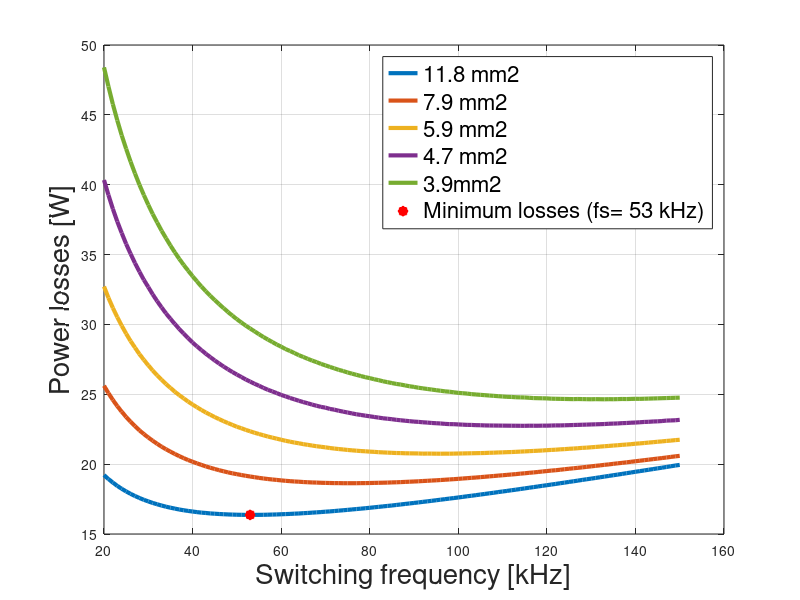

The MATLAB source for this figure:
%% --------------------------
% Script used to find the optimal switching frequency.
% It takes inputted values from the inductor design algorithm. It also calculated the mosfet and diode losses.
% The average losses (inductor + mosfet + diode) for the range 20%-70% operation are plotted to find the switching combination
% of frequency and cable size in the inductor in which minimises the losses. 
% ---------------------------

%% Common constans
Vd=230*0.9;
V0=385;

D=1-(Vd/V0); %Duty cycle
I_D_avg_10=10; %average load current
I_D_avg_7=7; %average load current
I_D_avg_6=6; %average load current
I_D_avg_5=5; %average load current
I_D_avg_4=4; %average load current
I_D_avg_3=3; %average load current
I_D_avg_2=2; %average load current

total_mos_diode_losses_10=zeros(131,1);
total_s_loss_mos_di_10=zeros(131,1);

total_mos_diode_losses_7=zeros(131,1);
total_s_loss_mos_di_7=zeros(131,1);

total_mos_diode_losses_6=zeros(131,1);
total_s_loss_mos_di_6=zeros(131,1);

total_mos_diode_losses_5=zeros(131,1);
total_s_loss_mos_di_5=zeros(131,1);

total_mos_diode_losses_4=zeros(131,1);
total_s_loss_mos_di_4=zeros(131,1);

total_mos_diode_losses_3=zeros(131,1);
total_s_loss_mos_di_3=zeros(131,1);

total_mos_diode_losses_2=zeros(131,1);
total_s_loss_mos_di_2=zeros(131,1);

counter=1;

 %For 10A 
 E_sl_mosfet_sic_10=62.742+61.219;
 E_sl_diode_sic_10=-6.531+7.4021;
 
 %For 7A 
 E_sl_mosfet_sic_7=33.668+43.59;
 E_sl_diode_sic_7=-7.3708+7.7226;
 
 %For 6A 
 E_sl_mosfet_sic_6=25.42+36.48;
 E_sl_diode_sic_6=-7.3893+7.7711;
 
 %For 5A 
 E_sl_mosfet_sic_5=19.203+31.37;
 E_sl_diode_sic_5=-7.4823+7.8823;
 
 %For 4A 
 E_sl_mosfet_sic_4=14.94+27.418;
 E_sl_diode_sic_4=-7.6926+7.8167;
 
 %For 3A 
 E_sl_mosfet_sic_3=12.345+22.843;
 E_sl_diode_sic_3=-7.7165+8.0197;
 
 %For 2A 
 E_sl_mosfet_sic_2=11.48+19.36;
 E_sl_diode_sic_2=-7.88+7.9;


 frequencies=20000:1000:150000;
 
for fs=20000:1000:150000
    disp('----------------------------------------------------------')
    disp(fs)
    %switching losses P_sl_mos_diode (I= 10 Ampere)

    P_sl_mosfet_sic_10=E_sl_mosfet_sic_10*10^(-6)*fs;
    P_sl_diode_sic_10=E_sl_diode_sic_10*10^(-6)*fs; 
    
    P_sl_mosfet_sic_7=E_sl_mosfet_sic_7*10^(-6)*fs;
    P_sl_diode_sic_7=E_sl_diode_sic_7*10^(-6)*fs;
    
    P_sl_mosfet_sic_6=E_sl_mosfet_sic_6*10^(-6)*fs;
    P_sl_diode_sic_6=E_sl_diode_sic_6*10^(-6)*fs;
    
    P_sl_mosfet_sic_5=E_sl_mosfet_sic_5*10^(-6)*fs;
    P_sl_diode_sic_5=E_sl_diode_sic_5*10^(-6)*fs;
    
    P_sl_mosfet_sic_4=E_sl_mosfet_sic_4*10^(-6)*fs;
    P_sl_diode_sic_4=E_sl_diode_sic_4*10^(-6)*fs;
    
    P_sl_mosfet_sic_3=E_sl_mosfet_sic_3*10^(-6)*fs;
    P_sl_diode_sic_3=E_sl_diode_sic_3*10^(-6)*fs;
    
    P_sl_mosfet_sic_2=E_sl_mosfet_sic_2*10^(-6)*fs;
    P_sl_diode_sic_2=E_sl_diode_sic_2*10^(-6)*fs;
    

    %%Mosfet Sic
    r_mosfet_sic=0.0875673907; %Sic 
    
    %10A
    I_L_avg_10=(I_D_avg_10*0.81)/(1-D);
    I_L_rms_10=I_L_avg_10/0.9;
    I_mos_rms_10=I_L_rms_10*sqrt(1-(1-D)*(1/0.81));
    P_on_mos_sic_10=I_mos_rms_10^2*r_mosfet_sic;
    
    %7A
    I_L_avg_7=(I_D_avg_7*0.81)/(1-D);
    I_L_rms_7=I_L_avg_7/0.9;
    I_mos_rms_7=I_L_rms_7*sqrt(1-(1-D)*(1/0.81));
    P_on_mos_sic_7=I_mos_rms_7^2*r_mosfet_sic;
    
    %6A
    I_L_avg_6=(I_D_avg_6*0.81)/(1-D);
    I_L_rms_6=I_L_avg_6/0.9;
    I_mos_rms_6=I_L_rms_6*sqrt(1-(1-D)*(1/0.81));
    P_on_mos_sic_6=I_mos_rms_6^2*r_mosfet_sic;
    
    %5A
    I_L_avg_5=(I_D_avg_5*0.81)/(1-D);
    I_L_rms_5=I_L_avg_5/0.9;
    I_mos_rms_5=I_L_rms_5*sqrt(1-(1-D)*(1/0.81));
    P_on_mos_sic_5=I_mos_rms_5^2*r_mosfet_sic;
    
    %4A
    I_L_avg_4=(I_D_avg_4*0.81)/(1-D);
    I_L_rms_4=I_L_avg_4/0.9;
    I_mos_rms_4=I_L_rms_4*sqrt(1-(1-D)*(1/0.81));
    P_on_mos_sic_4=I_mos_rms_4^2*r_mosfet_sic;
    
    %3A
    I_L_avg_3=(I_D_avg_3*0.81)/(1-D);
    I_L_rms_3=I_L_avg_3/0.9;
    I_mos_rms_3=I_L_rms_3*sqrt(1-(1-D)*(1/0.81));
    P_on_mos_sic_3=I_mos_rms_3^2*r_mosfet_sic;
    
    %2A
    I_L_avg_2=(I_D_avg_2*0.81)/(1-D);
    I_L_rms_2=I_L_avg_2/0.9;
    I_mos_rms_2=I_L_rms_2*sqrt(1-(1-D)*(1/0.81));
    P_on_mos_sic_2=I_mos_rms_2^2*r_mosfet_sic;
    

    %%Diode Sic
    r_on_diode_sic=0.03585; %Si
    V_f_sic=0.8081; %Si
    
    %10A
    I_D_rms_10=I_L_rms_10*sqrt((1-D)*(1/0.81));
    P_on_diode_sic_10=V_f_sic*I_D_avg_10+r_on_diode_sic*I_D_rms_10^2;
   
    %7A
    I_D_rms_7=I_L_rms_7*sqrt((1-D)*(1/0.81));
    P_on_diode_sic_7=V_f_sic*I_D_avg_7+r_on_diode_sic*I_D_rms_7^2;
    
    %4A
    I_D_rms_4=I_L_rms_4*sqrt((1-D)*(1/0.81));
    P_on_diode_sic_4=V_f_sic*I_D_avg_4+r_on_diode_sic*I_D_rms_4^2;
   
    %2A
    I_D_rms_2=I_L_rms_2*sqrt((1-D)*(1/0.81));
    P_on_diode_sic_2=V_f_sic*I_D_avg_2+r_on_diode_sic*I_D_rms_2^2;
    
    %3A
    I_D_rms_3=I_L_rms_3*sqrt((1-D)*(1/0.81));
    P_on_diode_sic_3=V_f_sic*I_D_avg_3+r_on_diode_sic*I_D_rms_3^2;
    
    %5A
    I_D_rms_5=I_L_rms_5*sqrt((1-D)*(1/0.81));
    P_on_diode_sic_5=V_f_sic*I_D_avg_5+r_on_diode_sic*I_D_rms_5^2;
    
    %6A
    I_D_rms_6=I_L_rms_6*sqrt((1-D)*(1/0.81));
    P_on_diode_sic_6=V_f_sic*I_D_avg_6+r_on_diode_sic*I_D_rms_6^2;

    p_tot_mosfet_10=P_sl_mosfet_sic_10+P_on_mos_sic_10;
    p_tot_mosfet_7=P_sl_mosfet_sic_7+P_on_mos_sic_7;
    p_tot_mosfet_4=P_sl_mosfet_sic_4+P_on_mos_sic_4;
    p_tot_mosfet_2=P_sl_mosfet_sic_2+P_on_mos_sic_2;
    p_tot_mosfet_3=P_sl_mosfet_sic_3+P_on_mos_sic_3;
    p_tot_mosfet_5=P_sl_mosfet_sic_5+P_on_mos_sic_5;
    p_tot_mosfet_6=P_sl_mosfet_sic_6+P_on_mos_sic_6;

    p_tot_diode_10=P_sl_diode_sic_10+P_on_diode_sic_10;
    p_tot_diode_7=P_sl_diode_sic_7+P_on_diode_sic_7;
    p_tot_diode_4=P_sl_diode_sic_4+P_on_diode_sic_4;
    p_tot_diode_2=P_sl_diode_sic_2+P_on_diode_sic_2;
    p_tot_diode_3=P_sl_diode_sic_3+P_on_diode_sic_3;
    p_tot_diode_5=P_sl_diode_sic_5+P_on_diode_sic_5;
    p_tot_diode_6=P_sl_diode_sic_6+P_on_diode_sic_6;


    p_tot_sic_sic_10=p_tot_mosfet_10+p_tot_diode_10;
    p_tot_sic_sic_7=p_tot_mosfet_7+p_tot_diode_7;
    p_tot_sic_sic_4=p_tot_mosfet_4+p_tot_diode_4;
    p_tot_sic_sic_2=p_tot_mosfet_2+p_tot_diode_2;
    p_tot_sic_sic_3=p_tot_mosfet_3+p_tot_diode_3;
    p_tot_sic_sic_5=p_tot_mosfet_5+p_tot_diode_5;
    p_tot_sic_sic_6=p_tot_mosfet_6+p_tot_diode_6;
  
    
    total_s_loss_mos_di_10(counter)=P_sl_diode_sic_10+P_sl_mosfet_sic_10;
    total_mos_diode_losses_10(counter)=p_tot_sic_sic_10; 
    
    total_s_loss_mos_di_7(counter)=P_sl_diode_sic_7+P_sl_mosfet_sic_7;
    total_mos_diode_losses_7(counter)=p_tot_sic_sic_7; 
    
    total_s_loss_mos_di_4(counter)=P_sl_diode_sic_4+P_sl_mosfet_sic_4;
    total_mos_diode_losses_4(counter)=p_tot_sic_sic_4; 
    
    total_s_loss_mos_di_2(counter)=P_sl_diode_sic_2+P_sl_mosfet_sic_2;
    total_mos_diode_losses_2(counter)=p_tot_sic_sic_2; 
    
    total_s_loss_mos_di_3(counter)=P_sl_diode_sic_3+P_sl_mosfet_sic_3;
    total_mos_diode_losses_3(counter)=p_tot_sic_sic_3; 
    
    total_s_loss_mos_di_5(counter)=P_sl_diode_sic_5+P_sl_mosfet_sic_5;
    total_mos_diode_losses_5(counter)=p_tot_sic_sic_5; 
    
    total_s_loss_mos_di_6(counter)=P_sl_diode_sic_6+P_sl_mosfet_sic_6;
    total_mos_diode_losses_6(counter)=p_tot_sic_sic_6; 
    
    
    counter=counter+1; 
end

%---------------------------------------------------------------------------------------%
%Inductor losses (imported from inductor design) for 2A to 7A load current. Losses are core losses + winding losses
total_inductor_losses_Jrms2=[66.75789836097397, 64.75368933700379, 62.93542270508557, 61.22061191767614, 59.67842443968341, 58.22977428637061, 56.90691679884769, 55.6702179117663, 54.51685215469364, 53.44419805621341, 52.44983195633406, 51.49784185622926, 50.62047410584931, 49.78271192429821, 48.98359831300887, 48.2547440806856, 47.56227780393582, 46.873385506151045, 46.25165395660117, 45.66413282245215, 45.11019096186192, 44.55798665890908, 44.03856551398603, 43.582301476503176, 43.095943231005066, 42.67178113914498, 42.247982825440396, 41.854897677360896, 41.461897692962225, 41.099100578706945, 40.73614053446144, 40.402927013520625, 40.06933118334766, 39.76507793246082, 39.48990477089841, 39.184412508335015, 38.90783441199609, 38.6599439731384, 38.41117262997907, 38.16151925663688, 37.94023668520987, 37.7179570453476, 37.49468026126931, 37.29951757541749, 37.07419688197043, 36.905929100718765, 36.707505128883966, 36.53695707265535, 36.365255854032796, 36.19240270112648, 36.04728384192621, 35.87210182218363, 35.72460941907633, 35.60475379767716, 35.454857385485866, 35.3325758360261, 35.2090798819061, 35.08437068468633, 34.95845005339447, 34.83132042269696, 34.731760108092246, 34.63098938444913, 34.52900934195902, 34.42582158792728, 34.321428230448994, 34.21583186268202, 34.13783574505294, 34.0586554029223, 33.97829186982216, 33.89674658175369, 33.814021365373776, 33.730118426585406, 33.67392846644714, 33.58768681098038, 33.52919635754624, 33.46956986141013, 33.40880851112517, 33.34691379329501, 33.28388748453455, 33.21973164368295, 33.1544486042574, 33.117125091727175, 33.07873170043126, 33.01011673152037, 32.969552690113446, 32.92792202808692, 32.88522601485721, 32.8414661318515, 32.7966440673093, 32.7800995073785, 32.7331870461896, 32.68521784371453, 32.665631697957515, 32.61558228430826, 32.59398895737476, 32.57141507026685, 32.54786146773257, 32.52332914737431, 32.49781925625168, 32.47133308757297, 32.443872077472044, 32.41543780186758, 32.38603197340177, 32.38553238895964, 32.35422462808555, 32.3519152248328, 32.318711037929624, 32.31459508406039, 32.309603048147466, 32.303735444969746, 32.26678997194736, 32.259123734531464, 32.250584725386176, 32.24117386664901, 32.23089217662016, 32.219740767882676, 32.20772084546555, 32.194833705047984, 32.21166142038305, 32.19708839844902, 32.212340077478125, 32.19608484589768, 32.17896885769328, 32.191828995924624, 32.17303812440972, 32.18432801923462, 32.16386749225386, 32.17359026450467, 32.182560150184415, 32.19077757926843, 32.167033118369936];

total_inductor_losses_Jrms3=[105.12184462184109, 101.63966599104636, 98.4277754336386, 95.47321600508128, 92.7640442705066, 90.22740701869108, 87.85627430884911, 85.64406568592119, 83.58463478342085, 81.67225513635213, 79.90160713069227, 78.21115964406863, 76.5984572430014, 75.0611573040602, 73.6515564636943, 72.3117593285283, 71.03982941323432, 69.78113181531596, 68.64004270030404, 67.50981245463299, 66.49287008425375, 65.48467470384155, 64.53553063043157, 63.59411635415205, 62.7099016028288, 61.881613329984155, 61.05928091046175, 60.29126739579621, 59.52840057247455, 58.81836549894163, 58.16014635908644, 57.505672051262714, 56.854918995979034, 56.25439520390583, 55.65697076682471, 55.0626274837686, 54.5170717404221, 53.9740357644784, 53.47874977485709, 52.98547744285757, 52.494206652782474, 52.004926439440204, 51.56198769382712, 51.1205904937535, 50.724707115511194, 50.28616478476877, 49.892740191730375, 49.50044530429467, 49.152541907648825, 48.762309146119335, 48.416123814836055, 48.070712486837316, 47.72607044902193, 47.424688837191475, 47.081417824036905, 46.78111361744918, 46.4812772351908, 46.1819054325122, 45.924834041851305, 45.62625087500443, 45.36972306228084, 45.11340917795282, 44.85730678702171, 44.60141383753046, 44.34572864843916, 44.13132776787967, 43.8759438774287, 43.661646004136486, 43.44735449340238, 43.2330678566426, 43.01878489267835, 42.80450467935641, 42.63069874510206, 42.4163338483393, 42.242290375137586, 42.02783824155737, 41.85355368575308, 41.679115445534904, 41.50452282105741, 41.32977531837875, 41.15487264399615, 41.01967832973232, 40.844397999344466, 40.708716868748496, 40.533057992452505, 40.3968879413861, 40.26045145198866, 40.12374801727154, 39.986777279608354, 39.84953902713846, 39.71203319027198, 39.57425983829253, 39.43621917605369, 39.297911540765796, 39.19860143745646, 39.059713920304056, 38.95975563699251, 38.82028916147728, 38.71968224693718, 38.618739638853995, 38.51746110669777, 38.41584651949261, 38.2748664111936, 38.172604439281045, 38.10898656677525, 38.00602836725549, 37.90273487840501, 37.79910652365732, 37.69514381215569, 37.629721012620365, 37.525063591751945, 37.458917741042704, 37.35356682059958, 37.286697737158974, 37.180655126506494, 37.113063198972156, 37.04510843502269, 36.93801744860148, 36.8693410285084, 36.80030204554328, 36.730900581852005, 36.66113677829112, 36.591010833345074, 36.52052300206682, 36.449673595041205, 36.37846297737046, 36.30689156768107, 36.23495983715142, 36.20137255248589, 36.12871306766396, 36.055694564983];

total_inductor_losses_Jrms4=[147.74274200027446, 142.5860763871462, 137.9415896784576, 133.6858694033643, 129.705459356947, 125.98827469567581, 122.52299497604496, 119.38869063812896, 116.30652977620917, 113.53629032644123, 110.89425771758053, 108.37617692519824, 105.97798439402152, 103.77775391440733, 101.68768591298293, 99.70440557544086, 97.74577303302249, 95.96752339300235, 94.28688352249354, 92.6248306864737, 91.05667770562157, 89.57986673901716, 88.11804317438576, 86.74429234592681, 85.45636191144939, 84.18027414760921, 82.9871505951865, 81.80442636540249, 80.70201416072415, 79.60866869627901, 78.52433943445385, 77.58553176924576, 76.58568113937676, 75.66084156074385, 74.74268051286961, 73.89745950252242, 73.05789487587737, 72.22395822539043, 71.46058642398228, 70.70191806433851, 69.94793040103733, 69.19860161765763, 68.5172549318445, 67.839738952782, 67.2286716543253, 66.55839242742087, 65.95382280079404, 65.35231338681105, 64.75385082719265, 64.21939013588225, 63.687324976895056, 63.097264399283205, 62.570251905358276, 62.045603845200844, 61.58281118765402, 61.062571570121904, 60.60362286656252, 60.1464571521888, 59.691067181264565, 59.29567423155139, 58.843561270582576, 58.45096240952539, 58.00210194447516, 57.612274040081, 57.2237156457967, 56.836421858062096, 56.45038804774909, 56.12207068319603, 55.73832768896551, 55.41189829509761, 55.08631781136608, 54.7615825970616, 54.38215945281385, 54.11463446715683, 53.79241530561117, 53.471028910197816, 53.15047264145122, 52.88541538536973, 52.56633254168661, 52.30242243443764, 52.039011309330355, 51.77609690471369, 51.51367710601937, 51.25174994201235, 50.99031358115343, 50.72936632806923, 50.46890662012543, 50.26217685108053, 50.002544275523604, 49.796388790468605, 49.53757779526346, 49.331990679782486, 49.0739966295271, 48.868972841529306, 48.66417536622717, 48.45960303021163, 48.255254754256, 48.0511295511974, 47.847226523873545, 47.64354486311353, 47.49185548600878, 47.2885054343739, 47.085374592877315, 46.93394395271733, 46.73114041996125, 46.57985404708295, 46.37737555419079, 46.226230512754505, 46.07511869632259, 45.873069263099254, 45.722095145882726, 45.57115236700929, 45.420240340119605, 45.26935853682928, 45.1185064855961, 44.96768377061331, 44.81689003072814, 44.66612495838456, 44.51538829858984, 44.36467984790393, 44.26414765221377, 44.11341899240618, 43.96271797343462, 43.86200130341959, 43.711278606288104, 43.6104238822225, 43.45967880675757, 43.358684517908, 43.20791670475917, 43.106781662952805, 42.95599108146886];

total_inductor_losses_Jrms5=[193.45595341262327, 186.751492207073, 180.47393304727086, 174.73636562072073, 169.51171586014064, 164.51871892666202, 160.00038922678706, 155.687653516147, 151.6946389708657, 147.8886330343865, 144.4985440354397, 141.0434914982572, 137.87101747777348, 134.85787140006897, 131.99883123950048, 129.39855955941678, 126.83167082564346, 124.4047994874749, 122.11370651325214, 119.84998482117865, 117.71658859401602, 115.70975786521423, 113.82595162323832, 111.961906752087, 110.21638050828145, 108.48832871717899, 106.87460177774501, 105.27623294232058, 103.78829605123201, 102.31376387320904, 100.94606126142409, 99.58996595180702, 98.24541746750901, 97.00352535801119, 95.77154022071139, 94.63917518949313, 93.42612988440473, 92.31121449395792, 91.29238058478398, 90.28056138901171, 89.18918931046835, 88.27783924906959, 87.28687426829553, 86.3875766736283, 85.4939924921282, 84.60609747481408, 83.8070649152593, 82.9299353009763, 82.14059483761127, 81.35582798737501, 80.73817667752446, 79.880712309557, 79.26981320594052, 78.50171912107703, 77.81760228649236, 77.13705393929209, 76.46006101883984, 75.78661081226204, 75.1945320667232, 74.60517895162072, 74.01854156990967, 73.43461030750238, 72.8533758241253, 72.27482904451882, 71.77464618363754, 71.27645369711163, 70.70518590154428, 70.21126579859424, 69.71931507201587, 69.2293272490063, 68.74129605398207, 68.32871347481716, 67.84426630167, 67.43468699743696, 66.953802100671, 66.54720593898126, 66.14196534183544, 65.66623103960887, 65.2639459449655, 64.93433380985611, 64.53447304656245, 64.13594732616711, 63.738752946001576, 63.413241250160496, 63.0184423934125, 62.694858575909294, 62.302442391097635, 61.98077439499459, 61.65995790653436, 61.33999026955027, 61.02086892314637, 60.702591399448096, 60.38515532141557, 60.068558400716725, 59.75279843565824, 59.43787330917203, 59.19142832696603, 58.87796276482004, 58.565326192948234, 58.32060338879154, 58.00941538305311, 57.7657810153576, 57.5226120548805, 57.21348259520591, 56.97139256700665, 56.72976341183115, 56.488593720650286, 56.247882141976326, 56.00762738068681, 55.76782819687658, 55.52848340473728, 55.28959187146322, 55.05115251618291, 54.813164308915205, 54.640366032994706, 54.40312367736891, 54.16632959945855, 53.9943129542048, 53.75825915948718, 53.586724584709984, 53.351407742235764, 53.18035168976022, 53.00948211595144, 52.77518804077124, 52.604792148371914, 52.37122803572905, 52.20130304274463, 52.09470581142998, 51.86200036598356, 51.629734915785875, 51.52342291267824];

total_inductor_losses_Jrms6=[241.8473972112056, 233.35881564720694, 225.42535135265302, 218.19442679331365, 211.45945777169652, 205.364980420463, 199.55167071176197, 194.17039532069538, 189.04403810673966, 184.31926384289645, 179.8261795363677, 175.55664484701546, 171.65173144701134, 167.80419671509398, 164.30276747793414, 160.84950456950378, 157.58479187127008, 154.5026208004281, 151.59730657500373, 148.86348016428605, 146.1619870947601, 143.625112413418, 141.11705552652256, 138.76720423102208, 136.57114363511872, 134.3977533419731, 132.37257233602293, 130.36725314286576, 128.38168569675588, 126.53782364635072, 124.71113954536037, 123.02140801035718, 121.34649115254747, 119.80415455162012, 118.27447126239075, 116.75738026610367, 115.25282146879877, 113.87480055800316, 112.50736146535147, 111.150456270636, 109.91555169285144, 108.57870356200743, 107.47203188405686, 106.26334166525643, 105.06331556393502, 103.97955681201233, 102.90289915681434, 101.83331411192316, 100.87636649484756, 99.82014002261562, 98.87516739063057, 97.9358342228942, 97.00211935637077, 96.07400198894373, 95.25330053928413, 94.33569681993211, 93.5243037502594, 92.71726696463307, 91.91457125183445, 91.11620167270398, 90.42071263319721, 89.63041061232141, 88.94195231004846, 88.15966552504989, 87.47819050138796, 86.79995695854481, 86.12495453586368, 85.54840319150998, 84.87936925881405, 84.21353732366072, 83.64481034167876, 82.9848925765004, 82.42121046091417, 81.85984432984708, 81.30078724028864, 80.74403238961287, 80.18957311171687, 79.6374028732833, 79.17831608250582, 78.63031833274312, 78.0845913220661, 77.63084106765467, 77.1786486343237, 76.63892900028756, 76.19015401410006, 75.74292324142277, 75.29723245167008, 74.85307750647473, 74.41045435743922, 73.96935904395171, 73.52978769106316, 73.09173650742363, 72.74145646574776, 72.30612218003219, 71.95799576002379, 71.61081974029163, 71.17938066168418, 70.7494415632327, 70.40558738197689, 70.06267280292593, 69.72069536202771, 69.2957932925034, 68.95592561588369, 68.61698788617348, 68.27897786912807, 67.94189338446583, 67.6057323047349, 67.3528982117186, 67.0183359760204, 66.6846912059333, 66.35196197300029, 66.10165274074919, 65.77050767505095, 65.44027277385223, 65.1917959677017, 64.86313522042695, 64.61581427400299, 64.36898205690353, 64.04255066058242, 63.79686584780897, 63.55166576253568, 63.227451106125386, 62.98339062571354, 62.73981118347178, 62.49671162296488, 62.254090819111205, 62.0119476776238, 61.77028113446333, 61.52909015530241, 61.28837373500107, 61.048130897093046];

%---------------------------------------------------------------------------------------%
%Total MOSFET, DIODE and INDUCTOR losses
total_losses_inductor_mos_di=total_inductor_losses_Jrms2./6....
    +((total_mos_diode_losses_7+total_mos_diode_losses_4+total_mos_diode_losses_2+...
    total_mos_diode_losses_3+total_mos_diode_losses_5+total_mos_diode_losses_6)./6)';
%---------------------------------------------------------------------------------------%
figure(1)
plot(frequencies/1000,total_losses_inductor_mos_di,'LineWidth',3)
[Min,I]=min(total_losses_inductor_mos_di);
hold on
disp(Min)
disp(frequencies(I))

total_losses_inductor_mos_di=total_inductor_losses_Jrms3./6....
    +((total_mos_diode_losses_7+total_mos_diode_losses_4+total_mos_diode_losses_2+...
    total_mos_diode_losses_3+total_mos_diode_losses_5+total_mos_diode_losses_6)./6)';

%figure(2)
plot(frequencies/1000,total_losses_inductor_mos_di,'LineWidth',3)
disp(Min)
disp(frequencies(I))

total_losses_inductor_mos_di=total_inductor_losses_Jrms4./6....
    +((total_mos_diode_losses_7+total_mos_diode_losses_4+total_mos_diode_losses_2+...
    total_mos_diode_losses_3+total_mos_diode_losses_5+total_mos_diode_losses_6)./6)';

%figure(3)
plot(frequencies/1000,total_losses_inductor_mos_di,'LineWidth',3)
disp(Min)
disp(frequencies(I))

total_losses_inductor_mos_di=total_inductor_losses_Jrms5./6....
    +((total_mos_diode_losses_7+total_mos_diode_losses_4+total_mos_diode_losses_2+...
    total_mos_diode_losses_3+total_mos_diode_losses_5+total_mos_diode_losses_6)./6)';

%figure(4)
plot(frequencies/1000,total_losses_inductor_mos_di,'LineWidth',3)
disp(Min)
disp(frequencies(I))

total_losses_inductor_mos_di=total_inductor_losses_Jrms6./6....
    +((total_mos_diode_losses_7+total_mos_diode_losses_4+total_mos_diode_losses_2+...
    total_mos_diode_losses_3+total_mos_diode_losses_5+total_mos_diode_losses_6)./6)';

%figure(5)
plot(frequencies/1000,total_losses_inductor_mos_di,'LineWidth',3)
plot(frequencies(I)/1000, Min,'r*','LineWidth',5)
grid on
xlabel('Switching frequency [kHz]','FontSize',20)
ylabel('Power losses [W]','FontSize',20)
legend({'11.8 mm2','7.9 mm2','5.9 mm2','4.7 mm2','3.9mm2', 'Minimum losses (fs= 53 kHz)'},'FontSize',16)
disp(Min)
disp(frequencies(I))
